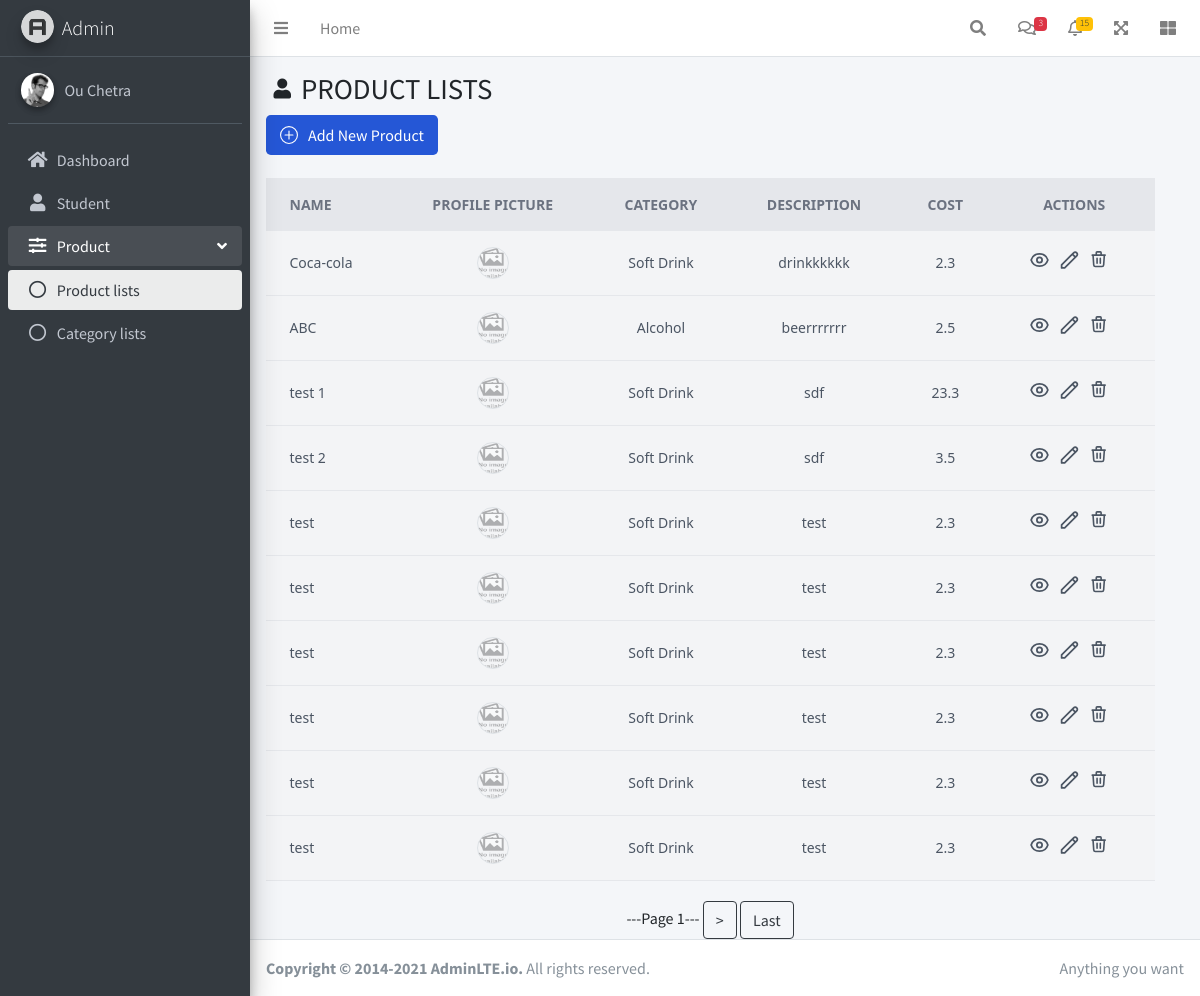
The app's page /admin/product with its own data.
### tables this page shows
CREATE TABLE "products" (
  "productId" INTEGER NOT NULL,
  "categoryId" INTEGER NOT NULL,
  "productName" TEXT NOT NULL,
  "productDesc" TEXT DEFAULT NA,
  "productCost" real NOT NULL,
  "image" TEXT DEFAULT default_img,
  PRIMARY KEY ("productId"),
  CONSTRAINT "categoryId" FOREIGN KEY ("categoryId") REFERENCES "categories" ("categoryId") ON DELETE NO ACTION ON UPDATE NO ACTION
);

CREATE TABLE "categories" (
  "categoryId" INTEGER NOT NULL,
  "categoryName" TEXT NOT NULL,
  "categoryDesc" TEXT DEFAULT NA,
  PRIMARY KEY ("categoryId")
);

### route/product.py (the view)
@products.route('/admin/product')
def product():
    page = request.args.get('page', 1, type=int)
    records_per_page = 10
    offset = (page - 1) * records_per_page
    rows = execute_query(
        "SELECT products.*, categories.categoryName AS category_name FROM products INNER JOIN categories ON products.categoryId = categories.categoryId LIMIT ? OFFSET ?",
        (records_per_page, offset))
    total_records = execute_query("SELECT COUNT(*) FROM products")[0][0]
    total_pages = (total_records // records_per_page) + (total_records % records_per_page > 0)
    return render_template('admin/product/index.html', rows=rows, page=page, total_pages=total_pages)

### config.py (called while the page is built)
def execute_query(query, params=(), database="student_ss34.db", is_insert=False):
    con = sql.connect(database)
    con.row_factory = sql.Row
    cur = con.cursor()
    cur.execute(query, params)
    if is_insert:
        con.commit()
        return
    rows = cur.fetchall()
    return rows

### templates/admin/product/index.html (shortened to what this page needs)
{% extends 'admin/layout_admin.html' %}
{% block main_content %}
    <div class="content-header">
        <div class="container-fluid">
            <div class="row mb-2">
                <div style="display: flex;" class="col-sm-6">
                    <i style="font-size: 20px; margin-top: 7px; margin-right: 10px" class="nav-icon fas fa-user"></i>
                    <h1 class="m-0">PRODUCT LISTS</h1>
                </div>
            </div>
        </div>
        <a href="{{ url_for('products.add_product') }}">
            <button type="submit"
                    class="text-white bg-[#2557D6] hover:bg-[#2557D6]/90 focus:ring-4 focus:ring-[#2557D6]/50 focus:outline-none font-medium rounded-lg text-md px-3.5 py-2 text-center inline-flex items-center dark:focus:ring-[#2557D6]/50 mr-2 mb-2">
                Add New Product
            </button>
        </a>
    </div>
    <div class="content" style="padding-right: 30px">
        <div class="container-fluid">
            <div class="row">
                <div class="col-lg-12 lg-12">
                    <div class="overflow-x-auto">
                        <div class="bg-gray-100 flex items-center justify-center bg-gray-100 font-sans overflow-hidden">
                            <div class="w-full lg:w-6/6">
                                <table class="min-w-max w-full table-auto">
                                    <thead>
                                    <tr class="bg-gray-200 text-gray-500 uppercase text-sm leading-normal">
                                        <th class="py-3 px-6 text-left">Name</th>
                                        <th class="py-3 px-6 text-center">Profile Picture</th>
                                        <th class="py-3 px-6 text-center">Category</th>
                                        <th class="py-3 px-6 text-center">Description</th>
                                        <th class="py-3 px-6 text-center">Cost</th>
                                        <th class="py-3 px-6 text-center">Actions</th>
                                    </tr>
                                    </thead>
                                    {% for item in rows %}
                                        <tbody class="text-gray-600 text-sm font-light">
                                        <tr class="border-b border-gray-200 hover:bg-gray-100">
                                            <td class="py-3 px-6 text-left whitespace-nowrap">
                                                <span class="font-medium">{{ item.productName }}</span>
                                            </td>
                                            <td class="py-3 px-6 text-center">
                                                <div class="flex items-center justify-center">
                                                    <img class="w-8 h-8 rounded-full border-gray-200 border transform hover:scale-125"
                                                         src="{{ url_for('static', filename='img/product/' + (item.image if '.' in item.image else item.image + '.jpg')) }}"/>
                                                </div>
                                            </td>
                                            <td class="py-3 px-6 text-center">
                                                <span>{{ item.category_name }}</span>
                                            </td>
                                            <td class="py-3 px-6 text-center">
                                                <span>{{ item.productDesc }}</span>
                                            </td>
                                            <td class="py-3 px-6 text-center">
                                                <span>{{ item.productCost }}</span>
                                            </td>
                                            <td class="py-3 px-6 text-center">
                                                <div class="flex item-center justify-center">
                                                    <div class="w-5 mr-2.5 transform hover:text-blue-500 hover:scale-110">
                                                        <form method="post" action="/admin/detail_student">
                                                            <button type="submit" title="Details">
                                                            </button>
                                                        </form>
                                                    </div>
                                                    <div class="w-5 mr-2.5 transform hover:text-blue-500 hover:scale-110">
                                                        <form method="post" action="/admin/edit_student">
                                                            <button type="submit" title="Modify">
                                                                <svg xmlns="http://www.w3.org/2000/svg" width=21
                                                                     height=22 fill="none"
                                                                     viewBox="0 0 24 24" stroke="currentColor">
                                                                    <path stroke-linecap="round" stroke-linejoin="round"
                                                                          stroke-width="2"
                                                                          d="M15.232 5.232l3.536 3.536m-2.036-5.036a2.5 2.5 0 113.536 3.536L6.5 21.036H3v-3.572L16.732 3.732z"/>
                                                                </svg>
                                                            </button>
                                                        </form>
                                                    </div>
                                                    <div class="w-5 mr-2.5 transform hover:text-red-500 hover:scale-110">
                                                        <form
                                                                action="{{ url_for('products.delete_product') }}"
                                                                method="post"
                                                        >
                                                            <button type="submit" title="Delete">
                                                                <svg xmlns="http://www.w3.org/2000/svg" width=21
                                                                     height=22 fill="none"
                                                                     viewBox="0 0 26 26"
                                                                     stroke="currentColor">
                                                                    <path stroke-linecap="round" stroke-linejoin="round"
                                                                          stroke-width="2"
                                                                          d="M19 7l-.867 12.142A2 2 0 0116.138 21H7.862a2 2 0 01-1.995-1.858L5 7m5 4v6m4-6v6m1-10V4a1 1 0 00-1-1h-4a1 1 0 00-1 1v3M4 7h16"/>
                                                                </svg>
                                                            </button>
                                                        </form>
                                                    </div>
                                                </div>
                                            </td>
                                        </tr>
                                        </tbody>
                                    {% endfor %}
                                </table>
                            </div>
                        </div>
                    </div>
                </div>
            </div>
        </div>
        <div style="margin-top: 20px" class="text-center">
            <span>---Page {{ page }}---</span>
            {% if page < total_pages %}
                <a href="{{ url_for('products.product', page=page+1) }}" class="btn btn-outline-dark">></a>
                <a href="{{ url_for('products.product', page=total_pages) }}" class="btn btn-outline-dark">Last</a>
            {% endif %}
        </div>
    </div>
{% endblock %}

### records on screen
products: productName "Coca-cola", image (placeholder picture), category_name "Soft Drink", productDesc "drinkkkkkk", productCost "2.3"
products: productName "ABC", image (placeholder picture), category_name "Alcohol", productDesc "beerrrrrrr", productCost "2.5"
products: productName "test 1", image (placeholder picture), category_name "Soft Drink", productDesc "sdf", productCost "23.3"
products: productName "test 2", image (placeholder picture), category_name "Soft Drink", productDesc "sdf", productCost "3.5"
products: productName "test", image (placeholder picture), category_name "Soft Drink", productDesc "test", productCost "2.3"
products: productName "test", image (placeholder picture), category_name "Soft Drink", productDesc "test", productCost "2.3"
products: productName "test", image (placeholder picture), category_name "Soft Drink", productDesc "test", productCost "2.3"
products: productName "test", image (placeholder picture), category_name "Soft Drink", productDesc "test", productCost "2.3"
products: productName "test", image (placeholder picture), category_name "Soft Drink", productDesc "test", productCost "2.3"
products: productName "test", image (placeholder picture), category_name "Soft Drink", productDesc "test", productCost "2.3"

### other values on screen
{{ page }} "1"
